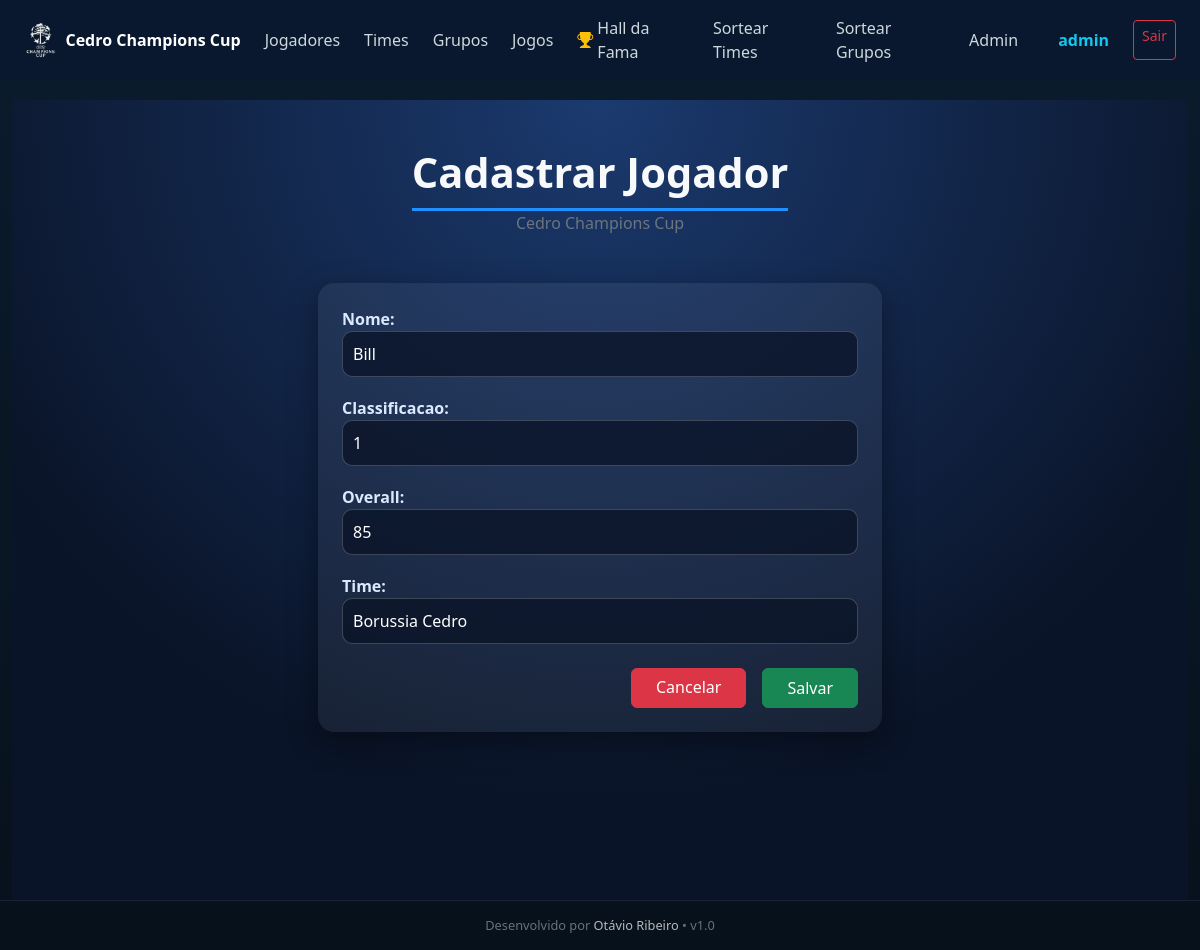
Screenshot of /jogadores/editar/45/ (signed in) with the database file from the repository.
### SortApp/models.py (models this page shows, shortened)
class Jogador(models.Model):
    nome = models.CharField(max_length=100)
    classificacao = models.PositiveIntegerField()
    overall = models.PositiveIntegerField()
    time = models.ForeignKey(Time, on_delete=models.SET_NULL,related_name='jogadores', null=True, blank=True)

class Time(models.Model):
    nome = models.CharField(max_length=100, unique=True)
    escudo = models.ImageField(upload_to='escudos/')
    grupo = models.CharField(max_length=10, null=True)
    def __str__(self):
        return self.nome

### SortApp/views.py (the view)
# urls.py: path('jogadores/editar/<int:jogador_id>/', views.editar_jogador, name='editar_jogador'),
@login_required
def editar_jogador(request, jogador_id):
    jogador = get_object_or_404(Jogador, id=jogador_id)
    if request.method == 'POST':
        form = JogadorForm(request.POST, instance=jogador)
        if form.is_valid():
            form.save()
            return redirect('listar_jogadores')
    else:
        form = JogadorForm(instance=jogador)
    return render(request, 'cadastrar_jogador.html', {'form': form, 'editando': True})

### SortApp/forms.py
class JogadorForm(forms.ModelForm):
    class Meta:
        model = Jogador
        fields = ['nome', 'classificacao', 'overall', 'time']
        widgets = {
            'nome': forms.TextInput(attrs={'class': 'form-control'}),
            'classificacao': forms.NumberInput(attrs={'class': 'form-control'}),
            'overall': forms.NumberInput(attrs={'class': 'form-control'}),
            'time': forms.Select(attrs={'class': 'form-select'}),
        }

### SortApp/templates/cadastrar_jogador.html (shortened to what this page needs)
{% extends 'base.html' %}
{% block content %}
<div class="container-fluid py-5 champions-bg">
    <div class="row justify-content-center mb-5">
        <div class="col-lg-8 text-center">
            <h1 class="fw-bold text-light champions-title mb-0">
                Cadastrar Jogador
            </h1>
            <p class="text-secondary mb-0">Cedro Champions Cup</p>
        </div>
    </div>
    <div class="row justify-content-center">
        <div class="col-lg-6">
            <div class="champions-card p-4">
                <form method="post">
                    <div class="champions-form">
                        {{ form.as_p }}
                    </div>
                    <div class="d-flex justify-content-end gap-3 mt-4">
                        <a href="{% url 'listar_jogadores' %}" class="btn btn-danger px-4">
                            Cancelar
                        </a>
                        <button type="submit" class="btn btn-success px-4">
                            Salvar
                        </button>
                    </div>
                </form>
            </div>
        </div>
    </div>
</div>
{% endblock %}

### SortApp/templates/base.html (shortened to what this page needs)
{% load static %}
<!DOCTYPE html>
<html lang="pt-br">
<head>
    <link href="https://cdn.jsdelivr.net/npm/bootstrap@5.3.2/dist/css/bootstrap.min.css" rel="stylesheet">
    <link href="https://cdn.jsdelivr.net/npm/bootstrap-icons/font/bootstrap-icons.css" rel="stylesheet">
</head>
<body>
{% if request.resolver_match.url_name != 'login' %}
<nav id="navbar" class="navbar navbar-expand-lg navbar-dark fixed-top navbar-champions">
    <div class="container-fluid px-4">
        <a class="navbar-brand d-flex align-items-center gap-2" href="{% url 'dashboard' %}">
            <img src="{% static 'logoCCC.png' %}" height="36">
            <strong>Cedro Champions Cup</strong>
        </a>
        <div class="collapse navbar-collapse" id="menu">
            <ul class="navbar-nav ms-auto align-items-center gap-2">
                {% if user.is_authenticated %}
                <li class="nav-item">
                    <a class="nav-link" href="{% url 'listar_jogadores' %}">Jogadores</a>
                </li>
                {% endif %}
                <li class="nav-item">
                    <a class="nav-link" href="{% url 'listar_times' %}">Times</a>
                </li>
                <li class="nav-item">
                    <a class="nav-link" href="{% url 'listar_grupos' %}">Grupos</a>
                </li>
                <li class="nav-item">
                    <a class="nav-link" href="{% url 'listar_jogos' %}">Jogos</a>
                </li>
                <li class="nav-item">
                    <a class="nav-link" href="{% url 'hall_da_fama' %}">
                        <i class="bi bi-trophy-fill text-warning me-1"></i>
                        Hall da Fama
                    </a>
                </li>
                {% if user.is_authenticated %}
                <li class="nav-item">
                    <a class="nav-link" href="{% url 'sortear_times' %}">Sortear Times</a>
                </li>
                <li class="nav-item">
                    <a class="nav-link" href="{% url 'sortear_grupos' %}">Sortear Grupos</a>
                </li>
                {% endif %}
                {% if user.is_staff %}
                <li class="nav-item">
                    <a class="nav-link" href="/admin/">Admin</a>
                </li>
                {% endif %}
                {% if user.is_authenticated %}
                <li class="nav-item ms-3">
                    <span class="nav-link text-info fw-bold">
                        {{ user.username }}
                    </span>
                </li>
                <li class="nav-item">
                    <a class="btn btn-outline-danger btn-sm ms-2" href="{% url 'logout' %}">
                        Sair
                    </a>
                </li>
                {% else %}
                <li class="nav-item">
                    <a class="btn btn-outline-light btn-sm ms-2" href="{% url 'login' %}">
                        Entrar
                    </a>
                </li>
                {% endif %}
            </ul>
        </div>
    </div>
</nav>
{% endif %}
<main class="container-fluid {% if request.resolver_match.url_name == 'login' %}no-navbar{% endif %}">
    {% block content %}{% endblock %}
</main>
<footer class="footer-minimal">
    Desenvolvido por <strong>Otávio Ribeiro</strong> • v1.0
</footer>
</body>
</html>

### SortApp/templates/base.html (style rules this page uses)
html, body { height: 100%; }
body { display: flex; flex-direction: column; min-height: 100vh; margin: 0; background: linear-gradient(180deg, #0b1c2d, #07111c); color: #ffffff; }
main { flex: 1; padding-top: 100px; }
.navbar-champions { background: rgba(10, 25, 47, 0.95); backdrop-filter: blur(6px); transition: top 0.3s ease-in-out; z-index: 1000; }
.navbar .nav-link { color: #cfd8dc; font-weight: 500; }
.navbar-brand { display: flex; align-items: center; font-size: 1rem; }
.navbar-brand img { height: 36px; width: auto; max-width: 180px; object-fit: contain; flex-shrink: 0; }
.navbar-champions .navbar-nav { align-items: center; }
.navbar-champions .nav-link { display: flex; align-items: center; }
.footer-minimal { margin-top: auto; padding: 15px 10px; font-size: 0.8rem; color: rgba(255,255,255,0.4); border-top: 1px solid rgba(255,255,255,0.08); background: transparent; text-align: center; }
.footer-minimal strong { color: rgba(255,255,255,0.7); font-weight: 500; }
* { box-sizing: border-box; }
html { width: 100%; overflow-x: clip; }
body { width: 100%; overflow-x: clip; }
img { max-width: 100%; height: auto; }
.btn { min-height: 40px; }
.form-control, .form-select { min-height: 44px; font-size: 1rem; }

### SortApp/templates/cadastrar_jogador.html (style rules this page uses)
.champions-bg { min-height: 100vh; background: radial-gradient(circle at top, #1b3a6f, #0a1428 70%); }
.champions-title { font-size: 2.6rem; border-bottom: 3px solid #1e90ff; display: inline-block; padding-bottom: 10px; }
.champions-card { background: rgba(255, 255, 255, 0.06); border-radius: 16px; box-shadow: 0 10px 30px rgba(0,0,0,0.4); }
.champions-form p { margin-bottom: 1.2rem; }
.champions-form label { color: #dbe9ff; font-weight: 600; }
.champions-form input, .champions-form select { background: rgba(10, 20, 40, 0.8); border: 1px solid rgba(255,255,255,0.2); color: #ffffff; border-radius: 10px; padding: 10px; }
.champions-form input::placeholder { color: rgba(255,255,255,0.5); }

### rows the page displays
Jogador: nome "Bill", classificacao "1", overall "85", time "Borussia Cedro"

### other values shown
{{ user.username }} "admin"
